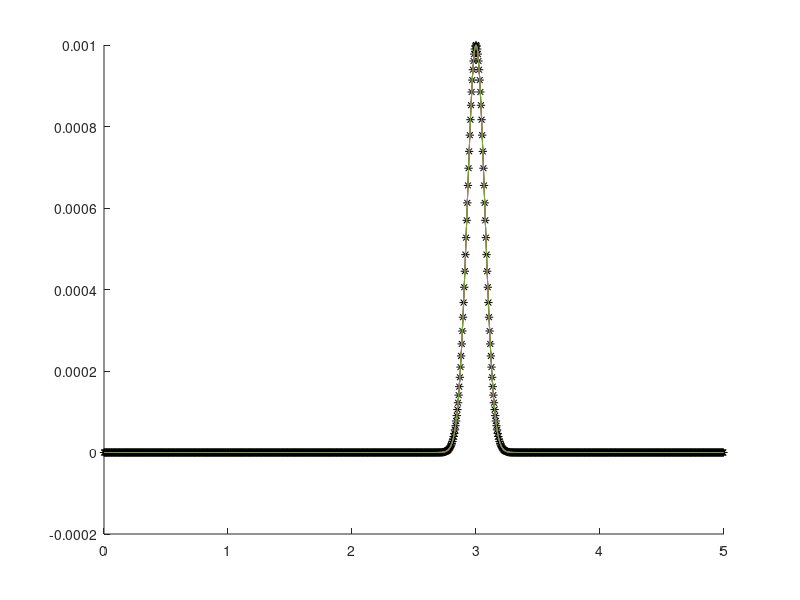
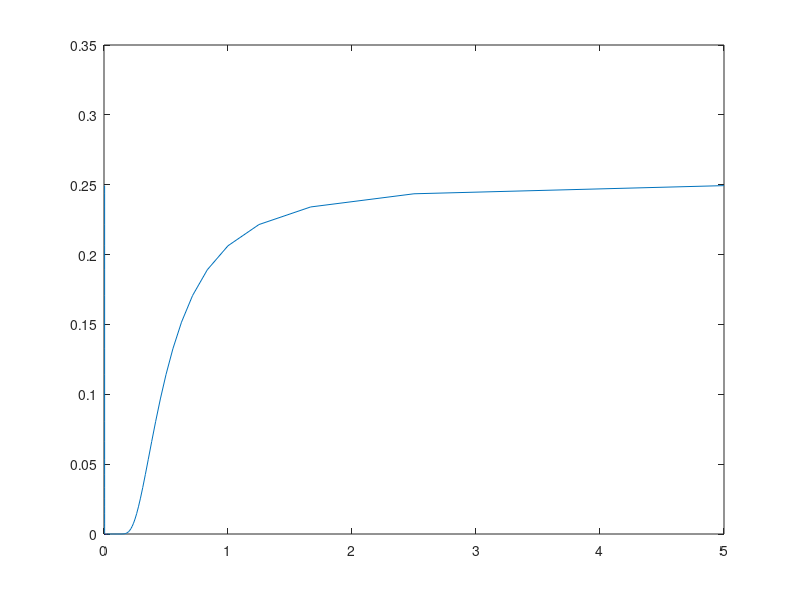
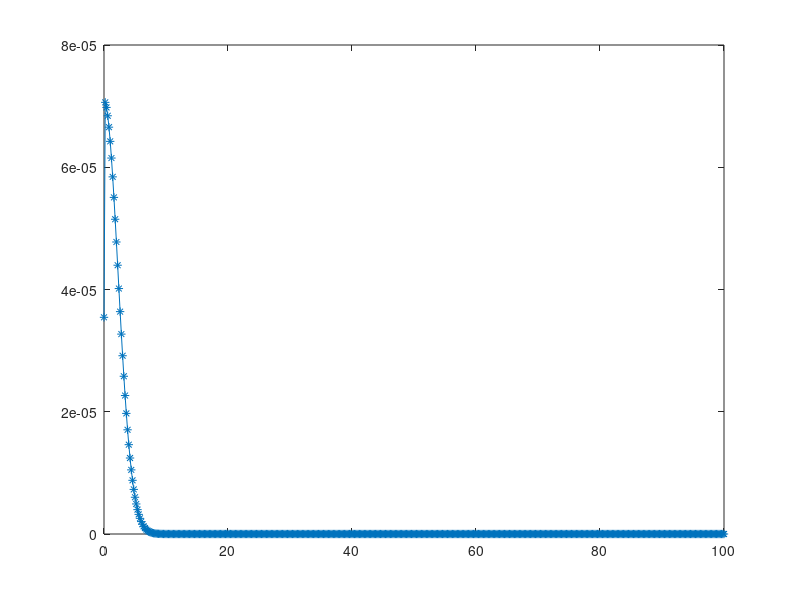
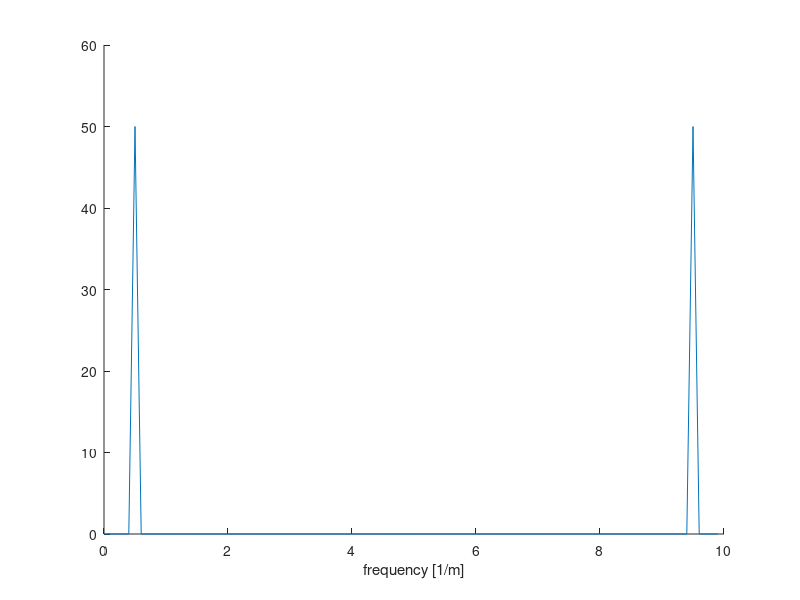

MATLAB code to generate these figures, in order:

%% PREAMBLE

clc
clear

%% INPUT

%% space parameters
Fs=1/0.005; %[1/m] sampling frequency. [Hz] if the signal is time.                    
dx=1/Fs; %[m] spatial step.
nx=1000; %[-] number of points of the sample. Needs to be multiple of 2.

%% domain (no input)

x=(0:nx-1)*dx; %[m] space vector
f2=(0:nx-1)*(Fs/nx); %[1/m] frequency domain double-sided spectrum
f1=Fs*(0:(nx/2))/nx; %[1/m] frequency domain single-sided spectrum

L=x(end); %[m] length of the domain

%% variable

%spatial example 1
mu=3; %[m] mean of the Gaussian bell (x_0).
etab_max=1e-3; %variable, e.g. [m] (amplitude of the perturbation in flow depth).
sig=0.1; %[m] standard deviation of the Gaussian bell.

y=etab_max.*exp(-(x-mu).^2/sig^2); %variable e.g., [m]

%spatial example 2
% y=0.1*sin(2*pi*1.*x)+0.2*sin(2*pi*5.*x);

%% CALC

%% fft

yf=fft(y); %double-sided spectrum Fourier coefficients
% pf=abs(yf).^2/nt;    % power of the DFT (also correct, but check the units above)
pf=abs(yf).^2/dx;    % power of the DFT

S2=yf/nx; %double-sided spectrum
S1=S2(1:nx/2+1); %single-sided spectrum
S1(2:end-1)=2*S1(2:end-1);

S2_abs=abs(yf/nx); %absolute double-sided spectrum
S1_abs=S2_abs(1:nx/2+1); %single-sided spectrum
S1_abs(2:end-1)=2*S1_abs(2:end-1);

%% ifft double-sided spectrum

% nm=10; %number of modes to reconstruct
nm=nx; %number of modes to reconstruct

%ifft reconstruction
yf(nm+1:end)=0; %remove modes
y_rec_ifft=ifft(yf); %reconstruct

y_rec_manual_1=NaN(nm,nx);
y_rec_manual_2=NaN(nm,nx);
y_rec_manual_3=NaN(nm,nx);
for km=1:nm
    %matlab notation
    if km==1
        noise_add_fac=1;
    else
        fi=-((1:1:nx)-1)*(km-1);
        noise_add_fac=exp(-2*pi*1i/nx*fi);
    end
    y_rec_manual_1(km,:)=1/nm.*yf(km).*noise_add_fac;
    
    %nice notation
    lambda_loc=2*L/(km-1);
    k_loc=2*pi/lambda_loc;
    k_fou=2*(nx-1)/nx*k_loc;
    y_rec_manual_2(km,:)=S2(km).*exp(k_fou*1i.*x);
    
    %using frequency double-sided
    k_fou=2*pi*f2(km);
    y_rec_manual_3(km,:)=S2(km).*exp(k_fou*1i.*x);
end

y_rec_manual_1_sum=sum(y_rec_manual_1,1);
y_rec_manual_2_sum=sum(y_rec_manual_2,1);
y_rec_manual_3_sum=sum(y_rec_manual_2,1);

%they are all equal
% abs_min(y_rec_manual_1_sum,y_rec_ifft);
% abs_min(y_rec_manual_2_sum,y_rec_ifft);
% abs_min(y_rec_manual_3_sum,y_rec_ifft);

%% ifft single-sided spectrum

nm1=numel(f1);
y_rec_manual_s1_1=NaN(nm1,nx);
for km=1:nm1
    k_fou=2*pi*f1(km);
    y_rec_manual_s1_1(km,:)=S1(km)*exp(1i*k_fou*x);   
end

y_rec_manual_s1_sum=sum(y_rec_manual_s1_1,1);

%they are all equal
% abs_min(y_rec_manual_s1_sum,y_rec_ifft,'tol',1e-8);

%% PLOT 

%% reconstruction

figure
hold on
plot(x,y,'k*');
plot(x,y_rec_ifft)
plot(x,y_rec_manual_1_sum)
plot(x,y_rec_manual_2_sum)
plot(x,y_rec_manual_3_sum)
plot(x,y_rec_manual_s1_sum)

%% power

figure
plot(1./f2,pf);

%  varname_1='water level [m]';
%  varname_2='spectral power [m^2/s]';
 
%  varname_1='streamwise velocity [m/s]';
%  varname_2='spectral power [m^2/s^3]';

%% amplitudes

figure
plot(f1,S1_abs,'-*')


%% Negative frequencies explanation

%% INPUT

dx=0.1; %[m] sampling period, space step       
nx=100; %[-] number of samples

%initial condition parameters
A=1; %[m] amplitude
lambda=2; %[m] wave length

%% CALC

%% domain

fsx=1/dx; %[1/m] sampling frequency    
x=(0:nx-1)*dx; %[m] space domain
L=x(end); %[m] domain length
fx2=(0:nx-1)*fsx/nx; %[1/m] double-sided frequency domain

%% initial condition

z=A(1).*cos(2*pi*x/lambda(1)); %total noise

%% Fourier

cf=fft2(z); %forier coefficients

%% plot

figure
hold on
plot(fx2,abs(cf))
xlabel('frequency [1/m]')

%% negative frequencies

%maximum values of the fourier coefficients
[~,idx_s]=sort(abs(cf),'descend');
idx_m=idx_s(1:2); %indices of the maximum 2 values
fxp=fx2(idx_m); %frequencies of the maximum 2 values

z=A(1).*cos(2*pi*x/lambda(1)); %[m] original signal
z1p=A(1).*cos(2*pi*x.*fxp'); %[m] using result from FFT

figure
hold on
plot(x,z,'-o')
plot(x,z1p(1,:),'-s') %using positive frequencies
plot(x,z1p(2,:),'-d') %using negative frequencies

%the result is the same!

%% negative frequencies

%if the sampling is different, the nagtive frequencies can be better visualized

x2=0:dx/2:L;

z=A(1).*cos(2*pi*x2/lambda(1)); %[m] original signal
z1p=A(1).*cos(2*pi*x2.*fxp'); %[m] using result from FFT

figure
hold on
plot(x2,z,'-o')
plot(x2,z1p(1,:),'-s') %using positive frequencies
plot(x2,z1p(2,:),'-d') %using negative frequencies
